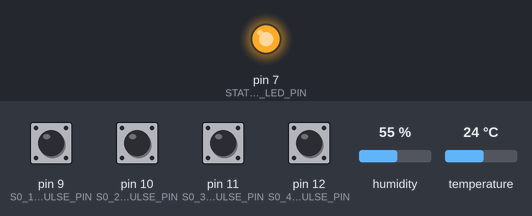
A sketch run on a simulated Arduino Uno, built with avr-gcc and run on an emulated ATmega328P. Shown: output pins drawn as LEDs (lit = HIGH). The inputs (shaded band) are chosen by the test bench; at power-on: pin 9 (S0_1_IMPULSE_PIN), pin 10 (S0_2_IMPULSE_PIN), pin 11 (S0_3_IMPULSE_PIN), pin 12 (S0_4_IMPULSE_PIN) HIGH, humidity 55 %, temperature 24 °C. What the sketch prints to the serial monitor is not drawn.

Above: at 0.07 s.
At 7.8 s:
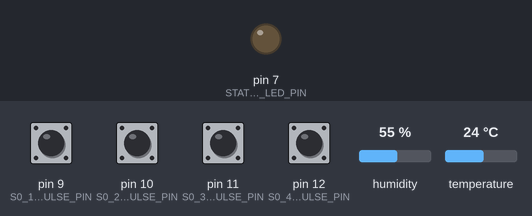
Timing chart, 0 to 19.9 s (numbered marks = the images above):
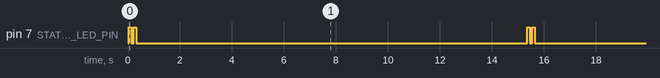

The sketch:

sensor.ino
```cpp
// (licence header left out)
// #######################################################################
// Sensor with 4 S0 inputs incl. temp/hum
// #######################################################################

#include "DHT.h"
#include <PinChangeInt.h>

// loop delay, values will be send via serial port in a loop
#define LOOP_DELAY 15000

// DHT SETUP
#define DHTPIN 6 // what pin we're connected to
#define DHTTYPE DHT22 // DHT 22 (AM2302)
DHT dht(DHTPIN, DHTTYPE);

// Info led
const int STATUS_LED_PIN = 7;

// S0 configuration
const int S0_1_IMPULSE_PIN = 9;
const int S0_1_IMPULSES_PER_KWH = 1000;
const int S0_2_IMPULSE_PIN = 10;
const int S0_2_IMPULSES_PER_KWH = 1000;
const int S0_3_IMPULSE_PIN = 11;
const int S0_3_IMPULSES_PER_KWH = 1000;
const int S0_4_IMPULSE_PIN = 12;
const int S0_4_IMPULSES_PER_KWH = 1000;

struct status_struct {
  float temperature;
  float humidity;
  unsigned long s0_1_Count;
  unsigned long s0_1_ImpulseLength;
  unsigned long s0_1_LastTimestamp;
  unsigned long s0_2_Count;
  unsigned long s0_2_ImpulseLength;
  unsigned long s0_2_LastTimestamp;
  unsigned long s0_3_Count;
  unsigned long s0_3_ImpulseLength;
  unsigned long s0_3_LastTimestamp;
  unsigned long s0_4_Count;
  unsigned long s0_4_ImpulseLength;
  unsigned long s0_4_LastTimestamp;
} volatile my_status;

void setup() {
  pinMode(STATUS_LED_PIN,OUTPUT);
  pinMode(S0_1_IMPULSE_PIN, INPUT_PULLUP);
  pinMode(S0_2_IMPULSE_PIN, INPUT_PULLUP);
  pinMode(S0_3_IMPULSE_PIN, INPUT_PULLUP);
  pinMode(S0_4_IMPULSE_PIN, INPUT_PULLUP);

  PCintPort::attachInterrupt(S0_1_IMPULSE_PIN, &s0Impulse1Event, FALLING);
  PCintPort::attachInterrupt(S0_2_IMPULSE_PIN, &s0Impulse2Event, FALLING);
  PCintPort::attachInterrupt(S0_3_IMPULSE_PIN, &s0Impulse3Event, FALLING);
  PCintPort::attachInterrupt(S0_4_IMPULSE_PIN, &s0Impulse4Event, FALLING);

  Serial.begin(115200);
  dht.begin();
}

void loop() {
  my_status.humidity = dht.readHumidity();
  my_status.temperature = dht.readTemperature();

  submitStatus();
  delay(LOOP_DELAY);
}

void s0Impulse1Event()
{
  unsigned long current = millis();
  if(my_status.s0_1_LastTimestamp > 0)
    my_status.s0_1_ImpulseLength = current - my_status.s0_1_LastTimestamp;
  my_status.s0_1_LastTimestamp = current;
  my_status.s0_1_Count++;
}

void s0Impulse2Event()
{
  unsigned long current = millis();
  if(my_status.s0_2_LastTimestamp > 0)
    my_status.s0_2_ImpulseLength = current - my_status.s0_2_LastTimestamp;
  my_status.s0_2_LastTimestamp = current;
  my_status.s0_2_Count++;
}

void s0Impulse3Event()
{
  unsigned long current = millis();
  if(my_status.s0_3_LastTimestamp > 0)
    my_status.s0_3_ImpulseLength = current - my_status.s0_3_LastTimestamp;
  my_status.s0_3_LastTimestamp = current;
  my_status.s0_3_Count++;
}

void s0Impulse4Event()
{
  unsigned long current = millis();
  if(my_status.s0_4_LastTimestamp > 0)
    my_status.s0_4_ImpulseLength = current - my_status.s0_4_LastTimestamp;
  my_status.s0_4_LastTimestamp = current;
  my_status.s0_4_Count++;
}

unsigned long calcActualImpulseLength(unsigned long last_length, unsigned long last_impulse_timestamp)
{
  if(last_impulse_timestamp == 0)
    return last_length;
  unsigned long current_length = millis() - last_impulse_timestamp;
  return max(current_length, last_length);
}

bool submitStatus()
{
  // Get current impulse counters and reset them
  cli();
  unsigned long count1 = my_status.s0_1_Count;
  my_status.s0_1_Count = 0;
  unsigned long count2 = my_status.s0_2_Count;
  my_status.s0_2_Count = 0;
  unsigned long count3 = my_status.s0_3_Count;
  my_status.s0_3_Count = 0;
  unsigned long count4 = my_status.s0_4_Count;
  my_status.s0_4_Count = 0;
  sei();

  unsigned long imp = 0;

  // Temp / Humidity
  Serial.print("TH#8eff16c9-b53b-4d08-8051-ee3737fd0332#TEMP:");
  Serial.print(my_status.temperature);
  Serial.print("#HUM:");
  Serial.println(my_status.humidity);

  // S0_1
  Serial.print("S0#cceed198-81c9-4f62-9592-374c5fc8611c#WH:");
  Serial.print(count1 * 1000 / S0_1_IMPULSES_PER_KWH);
  Serial.print("#W:");
  imp = calcActualImpulseLength(my_status.s0_1_ImpulseLength,my_status.s0_1_LastTimestamp);
  if(imp > 0)
    Serial.print(3600000000 / imp / S0_1_IMPULSES_PER_KWH);
  else
    Serial.print("0");
  Serial.print("#Impulses:");
  Serial.println(count1);

  // S0_2
  Serial.print("S0#18c0055f-68d3-4749-b335-8b029cf1cf16#WH:");
  Serial.print(count2 * 1000 / S0_2_IMPULSES_PER_KWH);
  Serial.print("#W:");
  imp = calcActualImpulseLength(my_status.s0_2_ImpulseLength,my_status.s0_2_LastTimestamp);
  if(imp > 0)
    Serial.print(3600000000 / imp / S0_2_IMPULSES_PER_KWH);
  else
    Serial.print("0");
  Serial.print("#Impulses:");
  Serial.println(count2);

  // S0_3
  Serial.print("S0#b9bc7486-d28b-4e3c-9146-0826599a11f5#WH:");
  Serial.print(count3 * 1000 / S0_3_IMPULSES_PER_KWH);
  Serial.print("#W:");
  imp = calcActualImpulseLength(my_status.s0_3_ImpulseLength,my_status.s0_3_LastTimestamp);
  if(imp > 0)
    Serial.print(3600000000 / imp / S0_3_IMPULSES_PER_KWH);
  else
    Serial.print("0");
  Serial.print("#Impulses:");
  Serial.println(count3);

  // S0_4
  Serial.print("S0#f8958335-dfce-4978-be01-131f646cb9e8#WH:");
  Serial.print(count4 * 1000 / S0_4_IMPULSES_PER_KWH);
  Serial.print("#W:");
  imp = calcActualImpulseLength(my_status.s0_4_ImpulseLength,my_status.s0_4_LastTimestamp);
  if(imp > 0)
    Serial.print(3600000000 / imp / S0_4_IMPULSES_PER_KWH);
  else
    Serial.print("0");
  Serial.print("#Impulses:");
  Serial.println(count4);

  blinkLed();
}

void blinkLed()
{
  digitalWrite(STATUS_LED_PIN,HIGH);
  delay(100);
  digitalWrite(STATUS_LED_PIN,LOW);
  delay(100);
  digitalWrite(STATUS_LED_PIN,HIGH);
  delay(100);
  digitalWrite(STATUS_LED_PIN,LOW);
}
```

Measured:
- by itself, pin 7 (STATUS_LED_PIN): repeats every 15.3 s: LOW 0.10 s, HIGH 0.10 s, LOW 15.0 s, HIGH 0.10 s
- by itself, everything shown: repeats every 15.3 s, in 4 steps
